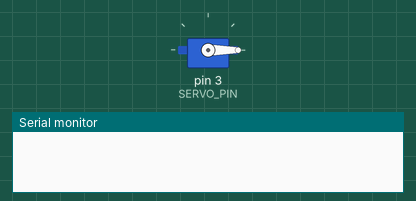
This sketch was run on a simulated Arduino Uno, built with avr-gcc and run on an emulated ATmega328P. Shown: servo, the last lines printed to the serial monitor.

Above: at 0.1 s.
At 9.6 s:
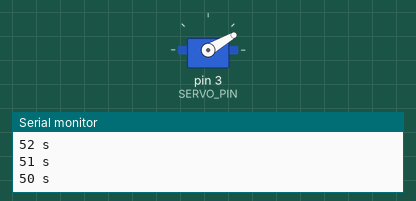
At 19.9 s:
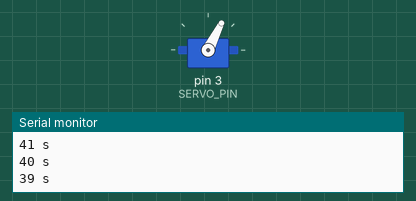
At 38.7 s:
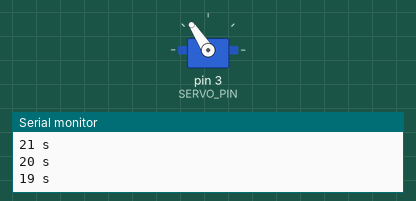
Timing chart, 0 to 40.0 s (numbered marks = the images above):
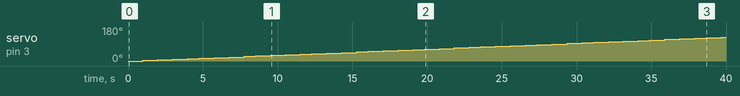

Measured:
- by itself, servo on pin 3 (SERVO_PIN): moves from 0° to 126° over 38.7 s

The sketch:

main.ino
```cpp
// (C) Erik Lindstrand, Konstantinos Rokanas, Michal Spano, group: 5 (2024)
// Work package 5
// Exercise 2
// Submission code: 939466
//
// Note: the following implementation is largely based on this article:
// - https://projecthub.arduino.cc/Marcazzan_M/internal-timers-of-arduino-6c0f66

// Includes section
#include <Servo.h>

// Macros section
#define SERVO_PIN        3    // PWM (digital) signal port for the servo motor
#define ANGLE_INCR       3    // 180 deg, 60 sec = 3 unit increment every 1 sec
#define SECOND_MAX       60   // 60 seconds in 1 minute
#define ANGLE_MAX        180  // The servo motor can be adjusted up to at most
                              // 180 deg (1 rad)
#define CLOCK_INTERVAL   1000 // 1 second cycle
#define BAUD_SERIAL_RATE 9600 // Port of serial monitor

Servo servo_motor; // Servo motor instance

long timer    = 0; // Timer initial declaration
uint8_t angle = 0; // The initial angle of the servo motor

// Function prototypes
void print_sec(const uint8_t angle);   // Print seconds based on the angle
uint8_t incr_angle(const uint8_t deg); // Increment the current value of the angle

/* Subroutine to set up the timer that is used */
void setup_timer() {
  cli();                 // Disable interrupts before config
  TCCR0A = (1<<WGM01);   // Set the CTC mode
  OCR0A  = 0xF9;         // Value for ORC0A - 1ms

  TIMSK0 |= (1<<OCIE0A); // Set the interrupt request
  TCCR0B |= (1<<CS01)
         |  (1<<CS00);   // Set pre-scaler to 1/64 a clock unit
  sei();                 // Enable interrupts after config
}

/* Set up the components of the system */
void setup() {
  Serial.begin(BAUD_SERIAL_RATE); // Begin the serial monitor (default: 9600)
  setup_timer();                  // Call the routine to set up the timer

  servo_motor.attach(SERVO_PIN);  // Attach the servo motor to a pin of the board
  servo_motor.write(angle);       // 0 deg (initial call)
}

/* Program's main loop */
void loop() {
  if (timer >= CLOCK_INTERVAL) { // Detect an elapsed interval (i.e., 1s)
    timer = 0;                   // Reset the timer
    angle = incr_angle(angle);   // Modify the angle
    servo_motor.write(angle);    // Indicate that a second has passed (via the motor)
    print_sec(angle);            // Print how many seconds have elapsed (Serial monitor)
  }
}

// Utilize the interrupt service routine, increase the timer by 1.
// Using the `COMPA` vector to trigger the interrupt.
ISR(TIMER0_COMPA_vect) { timer++; }

/**
 * A helper function to increase the angle of the servo motor by `ANGLE_INCR`
 * until it reaches the maximum value of `ANGLE_MAX`. If the maximum value is
 * reached, the angle is reset to 0.
 *
 * @param deg - the current angle of the servo motor
 * @returns   - the new angle of the servo motor
 */
uint8_t incr_angle(const uint8_t deg) {
  angle += ANGLE_INCR;              // Increase the angle by `ANGLE_INCR`
  if (angle > ANGLE_MAX) angle = 0; // Reset the angle to 0 if it exceeds the maximum
  return angle;                     // Return the new angle
}

/**
 * A helper function to print the number of seconds that have elapsed based on
 * the angle of the servo motor. We have a 180 deg servo motor, and we want to
 * map the angle to the number of seconds that have elapsed. We can do this by
 * dividing the angle by `ANGLE_INCR` and subtracting the result from `SECOND_MAX`.
 *
 * @param angle - the angle of the servo motor
 */
void print_sec(const uint8_t angle) {
  Serial.print(SECOND_MAX - angle / ANGLE_INCR);
  Serial.println(" s");
}
```
